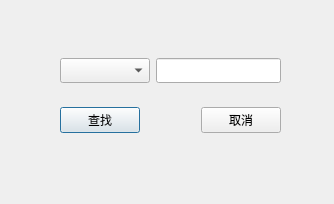
<?xml version="1.0" encoding="UTF-8"?>
<ui version="4.0">
 <class>CFINDDEVICE</class>
 <widget class="QDialog" name="CFINDDEVICE">
  <property name="geometry">
   <rect>
    <x>0</x>
    <y>0</y>
    <width>334</width>
    <height>204</height>
   </rect>
  </property>
  <property name="minimumSize">
   <size>
    <width>334</width>
    <height>204</height>
   </size>
  </property>
  <property name="maximumSize">
   <size>
    <width>334</width>
    <height>204</height>
   </size>
  </property>
  <property name="windowTitle">
   <string>Dialog</string>
  </property>
  <widget class="QWidget" name="layoutWidget">
   <property name="geometry">
    <rect>
     <x>60</x>
     <y>40</y>
     <width>221</width>
     <height>111</height>
    </rect>
   </property>
   <layout class="QVBoxLayout" name="verticalLayout">
    <item>
     <layout class="QHBoxLayout" name="horizontalLayout">
      <item>
       <widget class="QComboBox" name="QchkFind">
        <property name="minimumSize">
         <size>
          <width>90</width>
          <height>25</height>
         </size>
        </property>
       </widget>
      </item>
      <item>
       <widget class="QLineEdit" name="QlineFind">
        <property name="minimumSize">
         <size>
          <width>120</width>
          <height>25</height>
         </size>
        </property>
       </widget>
      </item>
     </layout>
    </item>
    <item>
     <layout class="QHBoxLayout" name="horizontalLayout_2">
      <item>
       <widget class="QPushButton" name="QpbtnFind">
        <property name="minimumSize">
         <size>
          <width>75</width>
          <height>25</height>
         </size>
        </property>
        <property name="text">
         <string>查找</string>
        </property>
       </widget>
      </item>
      <item>
       <spacer name="horizontalSpacer">
        <property name="orientation">
         <enum>Qt::Horizontal</enum>
        </property>
        <property name="sizeHint" stdset="0">
         <size>
          <width>40</width>
          <height>20</height>
         </size>
        </property>
       </spacer>
      </item>
      <item>
       <widget class="QPushButton" name="QpbtnClose">
        <property name="minimumSize">
         <size>
          <width>75</width>
          <height>25</height>
         </size>
        </property>
        <property name="text">
         <string>取消</string>
        </property>
       </widget>
      </item>
     </layout>
    </item>
   </layout>
  </widget>
 </widget>
 <resources/>
 <connections/>
</ui>
